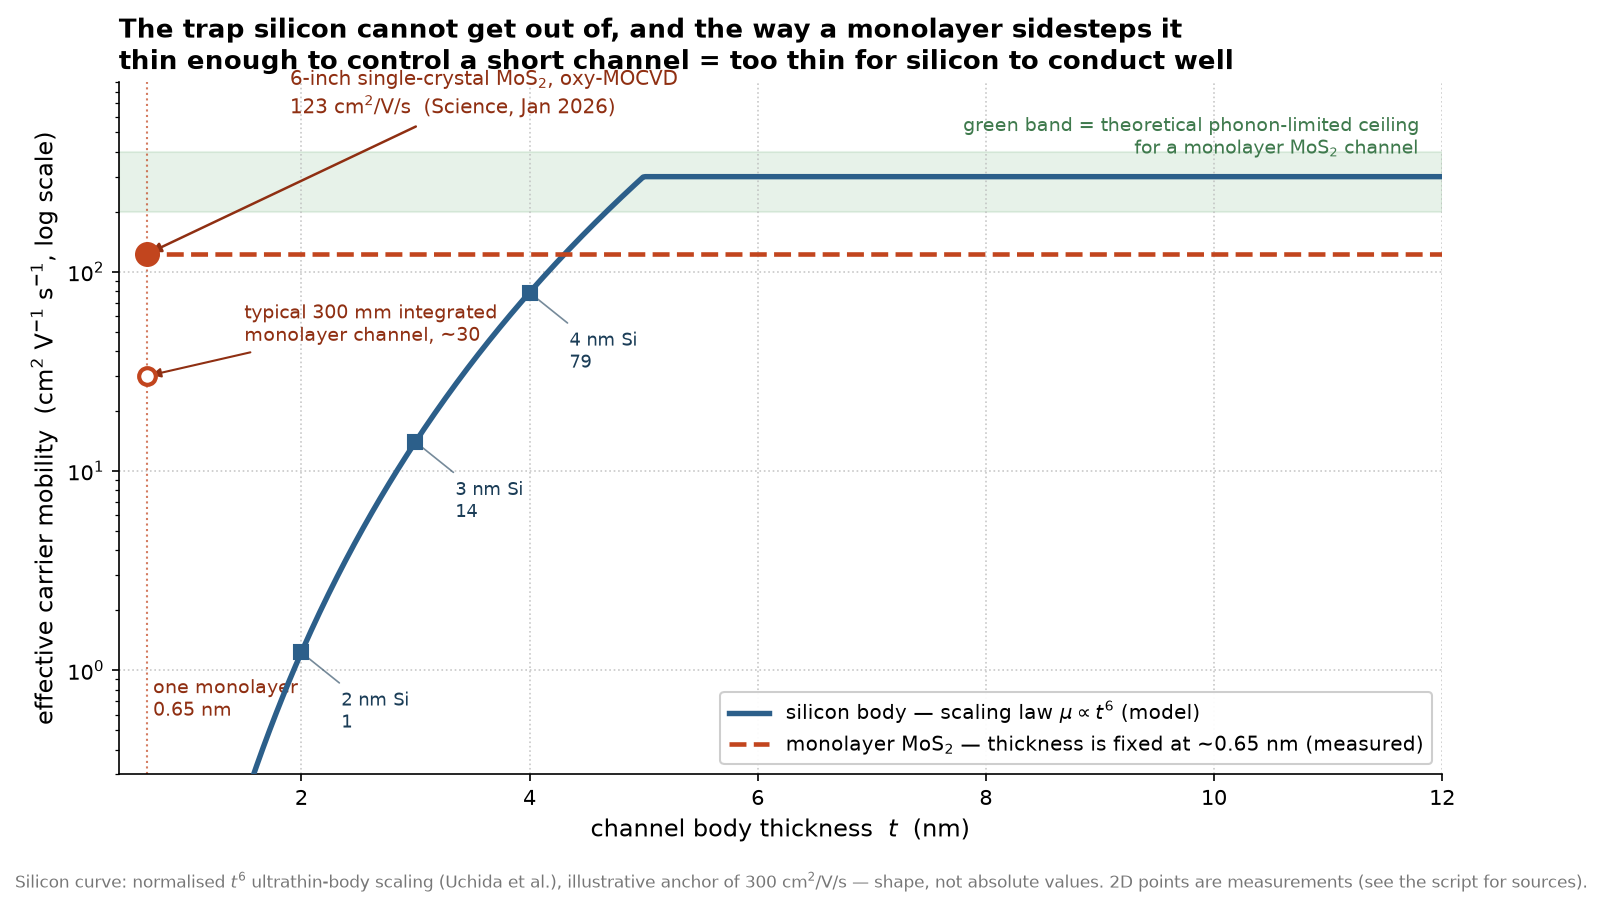

The Python source for this figure:
#!/usr/bin/env python3
"""Why the channel has to stop being silicon: mobility versus body thickness.

THE RELATIONSHIP BEING PLOTTED. To keep electrostatic control of a very short
channel, the conducting body must be made thinner than the channel is long
(roughly t_body < L_g / 3). For silicon that is a trap: below ~4 nm the carriers
are squeezed against two rough interfaces and mobility collapses. The measured
and modelled dependence is brutally steep — Uchida et al. (IEDM 2002 and after)
report an effective mobility falling roughly as

        mu ∝ t_body^6

in the ultrathin-body regime, driven by surface-roughness and thickness-
fluctuation scattering (a 1-atom step in a 3 nm film is a 10% thickness change).

A transition-metal dichalcogenide monolayer escapes the trap by construction,
not by cleverness: the film is a single crystalline layer ~0.65 nm thick with no
dangling bonds and no roughness to fluctuate, so mobility is set by the material
rather than by the thickness.

WHAT IS MODEL AND WHAT IS MEASURED — read this before reading the chart.

  * The silicon curve is a NORMALISED SCALING LAW, not a measurement series:
    mu(t) = mu_thick * min(1, (t / 5 nm)^6), anchored at a nominal thick-body
    mu_thick = 300 cm^2/V/s. The exponent is the reported one; the anchor is
    illustrative. The shape is the point, not the absolute values.

  * The 2D points ARE measurements, each labelled with its source:
      - 123 cm^2/V/s : best FET on 6-inch single-crystal MoS2 grown by
        oxy-MOCVD, Science, 30 Jan 2026 (doi 10.1126/science.aec7259);
        the paper reports average mobility above 100.
      - ~30 cm^2/V/s : typical range for 300 mm fab-grown / transferred
        monolayer MoS2 channels in integration work of this generation.
      - the shaded band is the theoretical phonon-limited ceiling for
        monolayer MoS2 quoted in the literature (~200-400 cm^2/V/s).

Emits a committed PNG next to the reading.
"""
import matplotlib.pyplot as plt
import numpy as np

MU_THICK = 300.0   # cm^2/V/s, illustrative anchor for a thick silicon body
T_KNEE = 5.0       # nm, where the t^6 collapse takes over

t = np.linspace(0.6, 12.0, 600)
mu_si = MU_THICK * np.minimum(1.0, (t / T_KNEE) ** 6)

fig, ax = plt.subplots(figsize=(9.8, 6.0), dpi=150)

ax.plot(t, mu_si, lw=2.6, color="#2c5f8a", zorder=4,
        label=r"silicon body — scaling law $\mu \propto t^{6}$ (model)")

# the phonon-limited ceiling for a monolayer TMD
ax.axhspan(200, 400, color="#5aa469", alpha=0.14, zorder=1)
ax.text(11.8, 470, "green band = theoretical phonon-limited ceiling\nfor a monolayer MoS$_2$ channel", fontsize=9,
        color="#3f7a4d", ha="right", va="center")

# TMD monolayer: thickness-independent, plotted as a horizontal guide
ax.plot([0.6, 12.0], [123, 123], lw=2.2, ls="--", color="#c2451e", zorder=4,
        label="monolayer MoS$_2$ — thickness is fixed at ~0.65 nm (measured)")
ax.plot([0.65], [123], "o", ms=11, color="#c2451e", zorder=6)
ax.annotate("6-inch single-crystal MoS$_2$, oxy-MOCVD\n123 cm$^2$/V/s  (Science, Jan 2026)",
            xy=(0.65, 123), xytext=(1.9, 620), fontsize=9.5, color="#8f2f12",
            arrowprops=dict(arrowstyle="-|>", color="#8f2f12", lw=1.2))
ax.plot([0.65], [30], "o", ms=8, mfc="#ffffff", mec="#c2451e", mew=2.0, zorder=6)
ax.annotate("typical 300 mm integrated\nmonolayer channel, ~30",
            xy=(0.65, 30), xytext=(1.5, 45), fontsize=9, color="#8f2f12",
            arrowprops=dict(arrowstyle="-|>", color="#8f2f12", lw=1.0))

# where silicon dies
for tt in (4.0, 3.0, 2.0):
    mu = MU_THICK * min(1.0, (tt / T_KNEE) ** 6)
    ax.plot([tt], [mu], "s", ms=7, color="#2c5f8a", zorder=6)
    ax.annotate(f"{tt:.0f} nm Si\n{mu:.0f}", xy=(tt, mu), xytext=(tt + 0.35, mu * 0.42),
                fontsize=8.8, color="#1b3d57",
                arrowprops=dict(arrowstyle="-", color="#1b3d57", lw=0.8, alpha=0.6))

ax.axvline(0.65, color="#c2451e", lw=1.0, ls=":", alpha=0.7)
ax.text(0.70, 0.55, "one monolayer\n0.65 nm", fontsize=9, color="#8f2f12", va="bottom")

ax.set_yscale("log")
ax.set_xlim(0.4, 12.0)
ax.set_ylim(0.3, 900)
ax.set_xlabel("channel body thickness  $t$  (nm)", fontsize=11.5)
ax.set_ylabel("effective carrier mobility  (cm$^2$ V$^{-1}$ s$^{-1}$, log scale)", fontsize=11.5)
ax.set_title("The trap silicon cannot get out of, and the way a monolayer sidesteps it\n"
             "thin enough to control a short channel = too thin for silicon to conduct well",
             fontsize=12.5, fontweight="bold", loc="left")
ax.grid(which="major", ls=":", color="#bbbbbb", alpha=0.8)
for s in ("top", "right"):
    ax.spines[s].set_visible(False)
ax.legend(loc="lower right", fontsize=9.8, framealpha=0.95)

fig.text(0.005, 0.005,
         "Silicon curve: normalised $t^{6}$ ultrathin-body scaling (Uchida et al.), illustrative anchor of 300 cm$^2$/V/s — "
         "shape, not absolute values. 2D points are measurements (see the script for sources).",
         fontsize=8.0, color="#777777")
fig.tight_layout(rect=(0, 0.03, 1, 1))
out = __file__.replace("-plot.py", "-plot.png")
fig.savefig(out, bbox_inches="tight")
print(out)
